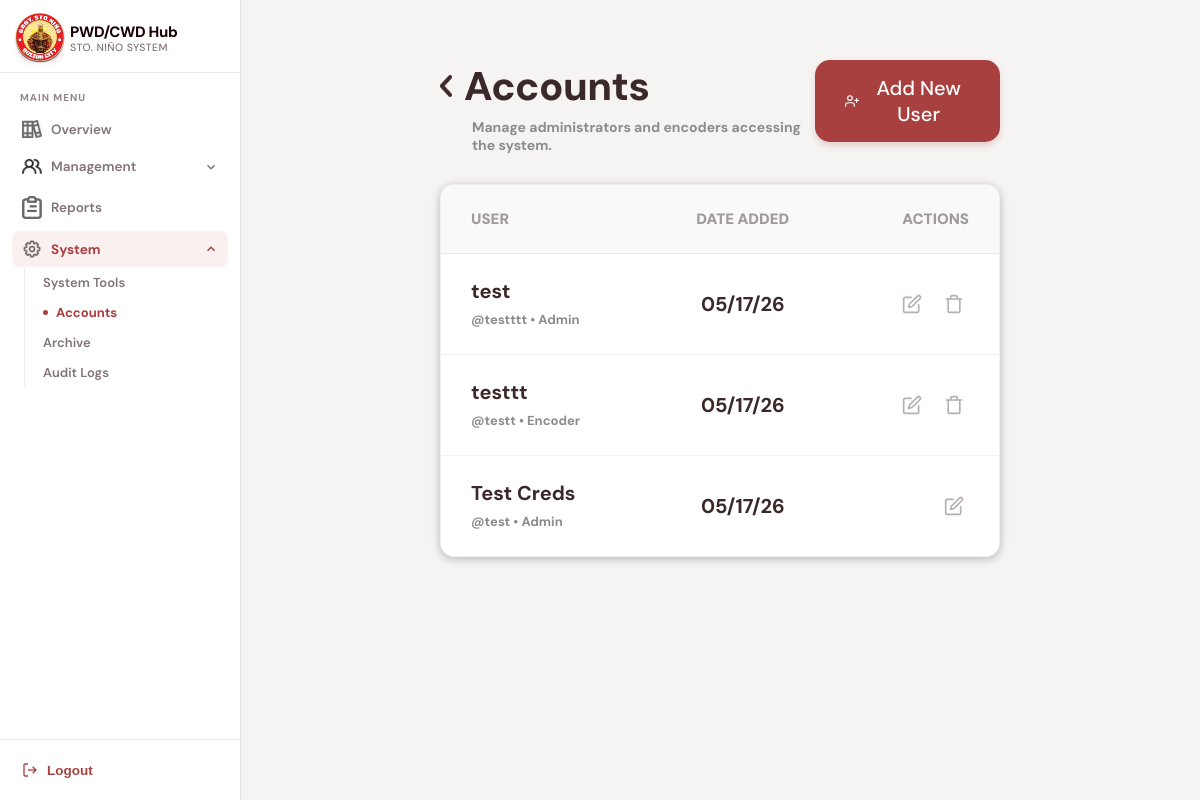
The page /account.php (signed in) on the database its author committed.
### tables this page shows
CREATE TABLE `admincreds` (
  `ID` int(11) NOT NULL AUTO_INCREMENT,
  `username` varchar(255) NOT NULL,
  `full_name` varchar(255) NOT NULL,
  `password` varchar(255) NOT NULL,
  `role` enum('admin','encoder') NOT NULL,
  PRIMARY KEY (`ID`),
  UNIQUE KEY `username_unique` (`username`)
);

### account.php (the view, shortened to what this page needs)
<?php
require_once("func/db.php");
$users_query = mysqli_query($conn, "SELECT * FROM admincreds ORDER BY id DESC");
?>
<!DOCTYPE html>
<html lang="en">
<head>
<link rel="stylesheet" href="css/account.css" />
</head>
<body>
<aside class="sidebar">
  <div class="sidebar-brand">
    <div class="brand-icon">
      <img src="assets/barangay-logo.png" width="50">
    </div>
    <div class="brand-text">
      <span class="brand-name">PWD/CWD Hub</span>
      <span class="brand-sub">Sto. Niño System</span>
    </div>
  </div>
  <nav class="sidebar-nav">
    <div class="nav-section-label">Main Menu</div>
    <div class="nav-group">
      <a class="nav-item" href="dashboard.php">
        <img src="assets/overviewicon.png" width="20"> Overview
      </a>
    </div>
    <div class="nav-group">
      <a class="nav-item open" href="#" onclick="toggleMenu(event,'mgmt-sub')">
        <img src="assets/users.png" width="20"> Management
        <svg class="chevron" viewBox="0 0 24 24"><polyline points="6 15 12 9 18 15"/></svg>
      </a>
    </div>
    <div class="nav-group">
      <a class="nav-item" href="reports.php">
        <img src="assets/reporticon.png" width="20"> Reports
      </a>
    </div>
    <div class="nav-group">
      <a class="nav-item active" href="#" onclick="toggleMenu(event,'system-sub')">
        <img src="assets/settingicon.png" width="20"> System
        <svg class="chevron" viewBox="0 0 24 24"><polyline points="6 15 12 9 18 15"/></svg>
      </a>
      <div class="nav-sub open" id="system-sub">
        <a class="nav-sub-item" href="system.php">System Tools</a>
        <a class="nav-sub-item active" href="account.php">Accounts</a>
        <a class="nav-sub-item" href="archive.php">Archive</a>
        <a class="nav-sub-item" href="auditlogs.php">Audit Logs</a>
      </div>
    </div>
  </nav>
  <div class="sidebar-footer">
    <button class="logout-btn" onclick="logout()">
      <svg viewBox="0 0 24 24"><path d="M9 21H5a2 2 0 0 1-2-2V5a2 2 0 0 1 2-2h4"/><polyline points="16 17 21 12 16 7"/><line x1="21" y1="12" x2="9" y2="12"/></svg>
      Logout
    </button>
  </div>
</aside>
<main class="main-content">
  <header class="page-header">
    <div class="header-left">
      <div class="title-row">
        <img class="back-chevron" src="assets/leftchevron.png" width="12" onclick="toDashboard()">
        <h1>Accounts</h1>
      </div>
      <p class="subtitle">Manage administrators and encoders accessing the system.</p>
    </div>
    <div class="header-right">
      <button class="add-user-btn" onclick="openAddModal()">
        <svg viewBox="0 0 24 24" fill="none" stroke="currentColor" stroke-width="2" stroke-linecap="round" stroke-linejoin="round">
          <path d="M16 21v-2a4 4 0 0 0-4-4H5a4 4 0 0 0-4 4v2"></path>
          <circle cx="8.5" cy="7" r="4"></circle>
          <line x1="20" y1="8" x2="20" y2="14"></line>
          <line x1="23" y1="11" x2="17" y2="11"></line>
        </svg>
        Add New User
      </button>
    </div>
  </header>
  <div class="table-container">
    <table class="data-table">
      <thead class="table-head-light">
        <tr>
          <th>USER</th>
          <th class="text-center">DATE ADDED</th>
          <th class="text-right">ACTIONS</th>
        </tr>
      </thead>
      <tbody>
        <?php if (mysqli_num_rows($users_query) > 0): ?>
          <?php while ($u = mysqli_fetch_assoc($users_query)): ?>
            <?php
              $id = $u["id"] ?? $u["ID"] ?? 0;
              $full_name = $u["full_name"] ?? "";
              $username = $u["username"] ?? "";
              $role = $u["role"] ?? "encoder";
              $date_added = !empty($u["created_at"]) ? date("m/d/y", strtotime($u["created_at"])) : date("m/d/y");
            ?>
            <tr>
              <td class="fw-bold">
                <?= htmlspecialchars($full_name) ?><br>
                <span class="user-meta">
                  @<?= htmlspecialchars($username) ?> • <?= ucfirst(htmlspecialchars($role)) ?>
                </span>
              </td>
              <td class="text-center fw-bold"><?= $date_added ?></td>
              <td class="text-right">
                <div class="action-buttons">
                  <button
                    class="icon-btn edit-btn"
                    title="Edit"
                    onclick="openEditModal(
                      <?= (int)$id ?>,
                      '<?= htmlspecialchars($full_name, ENT_QUOTES) ?>',
                      '<?= htmlspecialchars($username, ENT_QUOTES) ?>',
                      '<?= htmlspecialchars($role, ENT_QUOTES) ?>'
                    )"
                  >
                    <svg viewBox="0 0 24 24" fill="none" stroke="currentColor" stroke-width="2" stroke-linecap="round" stroke-linejoin="round">
                      <path d="M11 4H4a2 2 0 0 0-2 2v14a2 2 0 0 0 2 2h14a2 2 0 0 0 2-2v-7"></path>
                      <path d="M18.5 2.5a2.121 2.121 0 0 1 3 3L12 15l-4 1 1-4 9.5-9.5z"></path>
                    </svg>
                  </button>
                  <?php if ($id != $_SESSION["admin_id"]): ?>
                  <button
                    class="icon-btn delete-btn"
                    title="Delete"
                    onclick="openDeleteModal(<?= (int)$id ?>)"
                  >
                    <svg viewBox="0 0 24 24" fill="none" stroke="currentColor" stroke-width="2" stroke-linecap="round" stroke-linejoin="round">
                    <polyline points="3 6 5 6 21 6"></polyline>
                    <path d="M19 6v14a2 2 0 0 1-2 2H7a2 2 0 0 1-2-2V6m3 0V4a2 2 0 0 1 2-2h4a2 2 0 0 1 2 2v2"></path>
                    </svg>
                  </button>
                  <?php endif; ?>
                </div>
              </td>
            </tr>
          <?php endwhile; ?>
        <?php else: ?>
          <tr>
            <td colspan="3" class="text-center user-meta">No accounts found.</td>
          </tr>
        <?php endif; ?>
      </tbody>
    </table>
  </div>
</main>
</body>
</html>

### rows shown on the page
admincreds: full_name "test", username "testttt", role "Admin", date_added "05/17/26"
admincreds: full_name "testtt", username "testt", role "Encoder", date_added "05/17/26"
admincreds: full_name "Test Creds", username "test", role "Admin", date_added "05/17/26"
